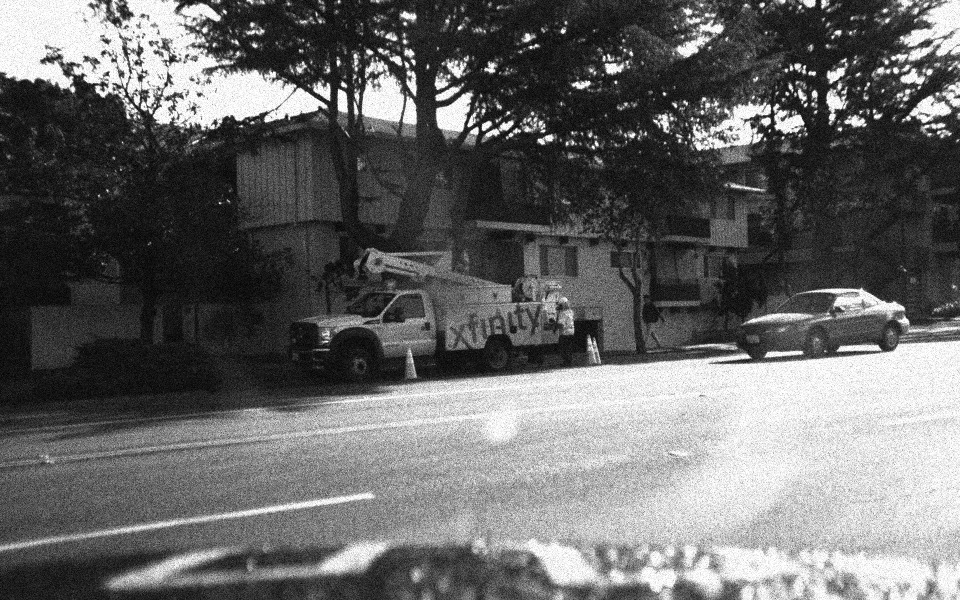
#> input picture data/udacity/img/noised/25/1478019984182279255.jpg, 1920 x 1200 px (shown at 1/2 size)
$ python -i simulateMotionBlur.py   (imports and definitions only)
#> lines starting #> are read from the running program, lines starting #| are printed output that depends on the picture; after the words box and inside, x2 and y2 are one past the last pixel; in counts of white or black regions, pixels touching at a corner belong together
#> further down, picture is the input picture: PIL image 1920x1200 L; min 0, max 255, mean 103.5
# Contact: Maik Wischow (maik.wischow@dlr.de), German Aerospace Center, Rutherfordstrasse 2, 12489 Berlin, Germany.

import numpy as np
from PIL import Image, ImageDraw, ImageFilter
from numpy.random import uniform, triangular, beta
from math import pi
from pathlib import Path
from scipy.signal import convolve
import cv2
import os

# tiny error used for nummerical stability
eps = 0.1

# [21 lines left out: functions softmax, norm, not called in this run]


def polar2z(r: np.ndarray, θ: np.ndarray) -> np.ndarray:
    """[summary]
    Takes a list of radii and angles (radians) and
    converts them into a corresponding list of complex
    numbers x + yi.
    [description]
    Arguments:
        r {np.ndarray} -- radius
        θ {np.ndarray} -- angle
    Returns:
        [np.ndarray] -- list of complex numbers r e^(i theta) as x + iy
    """
    return r * np.exp(1j * θ)


class Kernel(object):
    """[summary]
    Class representing a motion blur kernel of a given intensity.
    [description]
    Keyword Arguments:
            size {tuple} -- Size of the kernel in px times px
            (default: {(100, 100)})
            intensity {float} -- Float between 0 and 1.
            Intensity of the motion blur.
            :   0 means linear motion blur and 1 is a highly non linear
                and often convex motion blur path. (default: {0})
    Attribute:
    kernelMatrix -- Numpy matrix of the kernel of given intensity
    Properties:
    applyTo -- Applies kernel to image
               (pass as path, pillow image or np array)
    Raises:
        ValueError
    """

    def __init__(self, size: tuple = (100, 100), intensity: float=0):

        # checking if size is correctly given
        if not isinstance(size, tuple):
            raise ValueError("Size must be TUPLE of 2 positive integers")
        elif len(size) != 2 or type(size[0]) != type(size[1]) != int:
            raise ValueError("Size must be tuple of 2 positive INTEGERS")
        elif size[0] < 0 or size[1] < 0:
            raise ValueError("Size must be tuple of 2 POSITIVE integers")

        # check if intensity is float (int) between 0 and 1
        if type(intensity) not in [int, float, np.float32, np.float64]:
            raise ValueError("Intensity must be a number between 0 and 1")
        elif intensity < 0 or intensity > 1:
            raise ValueError("Intensity must be a number between 0 and 1")

        # saving args
        self.SIZE = size
        self.INTENSITY = intensity

        # deriving quantities

        # we super size first and then downscale at the end for better
        # anti-aliasing
        self.SIZEx2 = tuple([2 * i for i in size])
        self.x, self.y = self.SIZEx2

        # getting length of kernel diagonal
        self.DIAGONAL = (self.x**2 + self.y**2)**0.5

        # flag to see if kernel has been calculated already
        self.kernel_is_generated = False

    def _createPath(self):
        """[summary]
        creates a motion blur path with the given intensity.
        [description]
        Proceede in 5 steps
        1. Get a random number of random step sizes
        2. For each step get a random angle
        3. combine steps and angles into a sequence of increments
        4. create path out of increments
        5. translate path to fit the kernel dimensions
        NOTE: "random" means random but might depend on the given intensity
        """

        # first we find the lengths of the motion blur steps
        def getSteps():
            """[summary]
            Here we calculate the length of the steps taken by
            the motion blur
            [description]
            We want a higher intensity lead to a longer total motion
            blur path and more different steps along the way.
            Hence we sample
            MAX_PATH_LEN =[U(0,1) + U(0, intensity^2)] * diagonal * 0.75
            and each step: beta(1, 30) * (1 - self.INTENSITY + eps) * diagonal)
            """

            # getting max length of blur motion
            self.MAX_PATH_LEN = 0.75 * self.DIAGONAL * \
                (uniform() + uniform(0, self.INTENSITY**2))

            # getting step
            steps = []

            while sum(steps) < self.MAX_PATH_LEN:

                # sample next step
                step = beta(1, 30) * (1 - self.INTENSITY + eps) * self.DIAGONAL
                if step < self.MAX_PATH_LEN:
                    steps.append(step)

            # note the steps and the total number of steps
            self.NUM_STEPS = len(steps)
            self.STEPS = np.asarray(steps)

        def getAngles():
            """[summary]
            Gets an angle for each step
            [description]
            The maximal angle should be larger the more
            intense the motion is. So we sample it from a
            U(0, intensity * pi)
            We sample "jitter" from a beta(2,20) which is the probability
            that the next angle has a different sign than the previous one.
            """

            # same as with the steps

            # first we get the max angle in radians
            self.MAX_ANGLE = uniform(0, self.INTENSITY * pi)

            # now we sample "jitter" which is the probability that the
            # next angle has a different sign than the previous one
            self.JITTER = beta(2, 20)

            # initialising angles (and sign of angle)
            angles = [uniform(low=-self.MAX_ANGLE, high=self.MAX_ANGLE)]

            while len(angles) < self.NUM_STEPS:

                # sample next angle (absolute value)
                angle = triangular(0, self.INTENSITY *
                                   self.MAX_ANGLE, self.MAX_ANGLE + eps)

                # with jitter probability change sign wrt previous angle
                if uniform() < self.JITTER:
                    angle *= - np.sign(angles[-1])
                else:
                    angle *= np.sign(angles[-1])

                angles.append(angle)

            # save angles
            self.ANGLES = np.asarray(angles)

        # Get steps and angles
        getSteps()
        getAngles()

        # Turn them into a path
        ####

        # we turn angles and steps into complex numbers
        complex_increments = polar2z(self.STEPS, self.ANGLES)

        # generate path as the cumsum of these increments
        self.path_complex = np.cumsum(complex_increments)

        # find center of mass of path
        self.com_complex = sum(self.path_complex) / self.NUM_STEPS

        # Shift path s.t. center of mass lies in the middle of
        # the kernel and a apply a random rotation
        ###

        # center it on COM
        center_of_kernel = (self.x + 1j * self.y) / 2
        self.path_complex -= self.com_complex

        # randomly rotate path by an angle a in (0, pi)
        self.path_complex *= np.exp(1j * uniform(0, pi))

        # center COM on center of kernel
        self.path_complex += center_of_kernel

        # convert complex path to final list of coordinate tuples
        self.path = [(i.real, i.imag) for i in self.path_complex]

    def _createKernel(self, save_to: Path=None, show: bool=False):
        """[summary]
        Finds a kernel (psf) of given intensity.
        [description]
        use displayKernel to actually see the kernel.
        Keyword Arguments:
            save_to {Path} -- Image file to save the kernel to. {None}
            show {bool} -- shows kernel if true
        """

        # check if we haven't already generated a kernel
        if self.kernel_is_generated:
            return None

        # get the path
        self._createPath()

        # Initialise an image with super-sized dimensions
        # (pillow Image object)
        self.kernel_image = Image.new("RGB", self.SIZEx2)
#> self.kernel_image: PIL image 200x200 RGB; every value is 0

        # ImageDraw instance that is linked to the kernel image that
        # we can use to draw on our kernel_image
        self.painter = ImageDraw.Draw(self.kernel_image)

        # draw the path
        self.painter.line(xy=self.path, width=int(self.DIAGONAL / 150))

        # applying gaussian blur for realism
        self.kernel_image = self.kernel_image.filter(
            ImageFilter.GaussianBlur(radius=int(self.DIAGONAL * 0.01)))
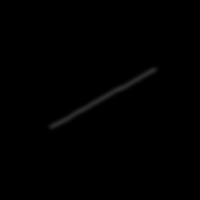
#> self.kernel_image: PIL image 200x200 RGB; min 0, max 46, mean 0.7

        # Resize to actual size
        self.kernel_image = self.kernel_image.resize(
            self.SIZE, resample=Image.LANCZOS)
#> self.kernel_image: PIL image 100x100 RGB

        # convert to gray scale
        self.kernel_image = self.kernel_image.convert("L")
#> self.kernel_image: PIL image 100x100 L

        # flag that we have generated a kernel
        self.kernel_is_generated = True

    # [24 lines left out: function displayKernel, not called in this run]

    @property
    def kernelMatrix(self) -> np.ndarray:
        """[summary]
        Kernel matrix of motion blur of given intensity.
        [description]
        Once generated, it stays the same.
        Returns:
            numpy ndarray
        """

        # generate kernel if needed
        self._createKernel()
        kernel = np.asarray(self.kernel_image, dtype=np.float32)
        kernel /= np.sum(kernel)

        return kernel

    @kernelMatrix.setter
    def kernelMatrix(self, *kargs):
        raise NotImplementedError("Can't manually set kernel matrix yet")

    def applyTo(self, image, keep_image_dim: bool = False) -> Image:
        """[summary]
        Applies kernel to one of the following:
        1. Path to image file
        2. Pillow image object
        3. (H,W,3)-shaped numpy array
        [description]
        Arguments:
            image {[str, Path, Image, np.ndarray]}
            keep_image_dim {bool} -- If true, then we will
                    conserve the image dimension after blurring
                    by using "same" convolution instead of "valid"
                    convolution inside the scipy convolve function.
        Returns:
            Image -- [description]
        """
        # calculate kernel if haven't already
        self._createKernel()

        def applyToPIL(image: Image, keep_image_dim: bool = False) -> Image:
            """[summary]
            Applies the kernel to an PIL.Image instance
            [description]
            converts to RGB and applies the kernel to each
            band before recombining them.
            Arguments:
                image {Image} -- Image to convolve
                keep_image_dim {bool} -- If true, then we will
                    conserve the image dimension after blurring
                    by using "same" convolution instead of "valid"
                    convolution inside the scipy convolve function.
            Returns:
                Image -- blurred image
            """
#> called with keep_image_dim = False
            # convert to RGB
            image = image.convert(mode="RGB")

            conv_mode = "valid"
            if keep_image_dim:
                conv_mode = "same"

            result_bands = ()

            for band in image.split():

                # convolve each band individually with kernel
                result_band = convolve(
                    band, self.kernelMatrix, mode=conv_mode).astype("uint8")

                # collect bands
                result_bands += result_band,
#> this loop made 3 passes
#> pass 1, in kernelMatrix, `kernel = np.asarray(self.kernel_image, dtype=np.float32)`:
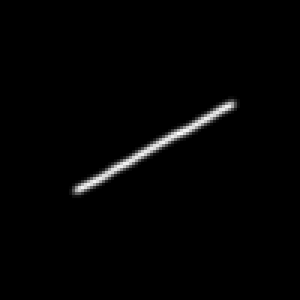
#> kernel: shape (100, 100) float32 (shown 3 times larger); min 0, max 46, mean 0.7; drawn with min black and max white
#> pass 1, in kernelMatrix, `kernel /= np.sum(kernel)`:
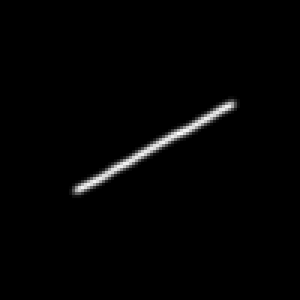
#> kernel: shape (100, 100) float32 (shown 3 times larger); 3.47% of pixels changed, all inside (x1, y1, x2, y2) = (23, 32, 80, 66); drawn with min black and max white
#> pass 1, in applyToPIL, `result_band = convolve( band, self.kernelMatrix, mode=conv_mode).astyp..`:
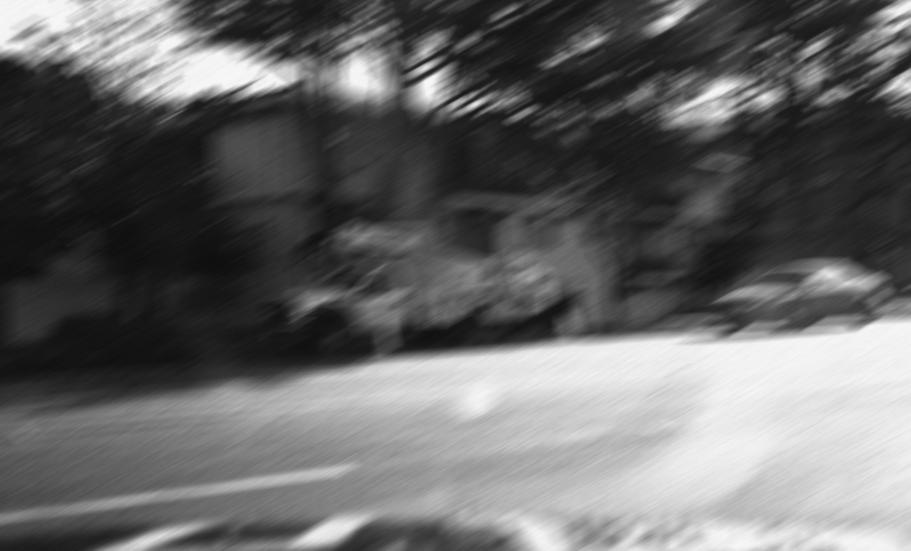
#> result_band: shape (1101, 1821) (shown at 1/2 size); min 13, max 248, mean 102.8

            # stack bands back together
            result = np.dstack(result_bands)

            # Get image
            return Image.fromarray(result)

        # If image is Path
        if isinstance(image, str) or isinstance(image, Path):

            # open image as Image class
            image_path = Path(image)
            image = Image.open(image_path)

            return applyToPIL(image, keep_image_dim)

        elif isinstance(image, Image.Image):

            # apply kernel
            return applyToPIL(image, keep_image_dim)

        elif isinstance(image, np.ndarray):

            # ASSUMES we have an array of the form (H, W, 3)
            ###

            # initiate Image object from array
            image = Image.fromarray(image)

            return applyToPIL(image, keep_image_dim)

        else:

            raise ValueError("Cannot apply kernel to this type.")

# [57 lines left out: functions generateMotionBlurKernel, addMotionBlur, not called in this run]


# [17 lines of commented-out code are left out]

>>> from PIL import Image
>>> picture = Image.open('../../data/udacity/img/noised/25/1478019984182279255.jpg')
>>> result = Kernel().applyTo(picture)

$ run again, on data/udacity/img/noised/25/1478020193690486111.jpg
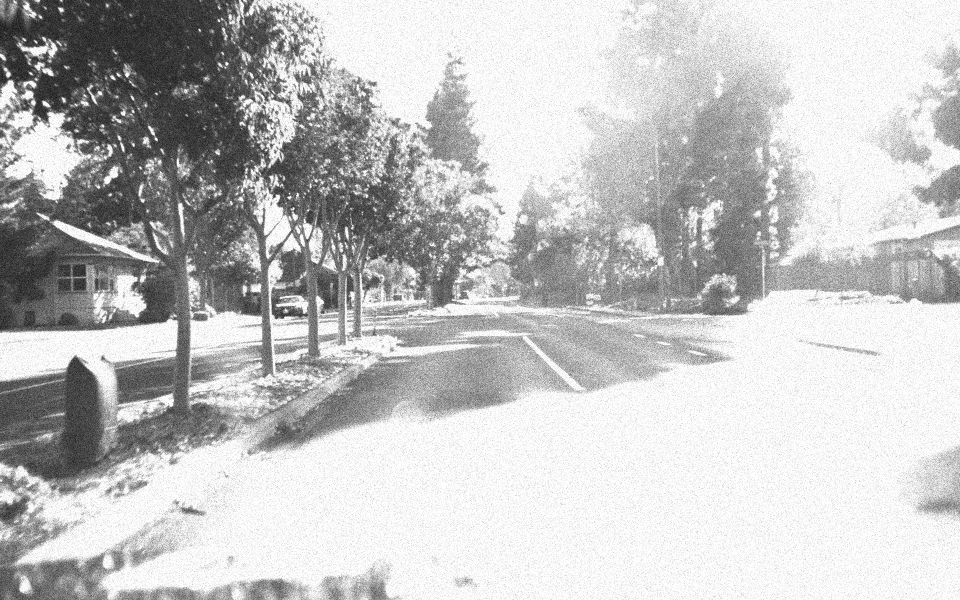
#> input picture data/udacity/img/noised/25/1478020193690486111.jpg, 1920 x 1200 px (shown at 1/2 size)
#> picture is the input picture: PIL image 1920x1200 L; min 0, max 255, mean 194.1
#> the loop in applyToPIL, `for band in image.split():` made 3 passes
#> pass 1, in applyToPIL, `result_band = convolve( band, self.kernelMatrix, mode=conv_mode).astyp..`:
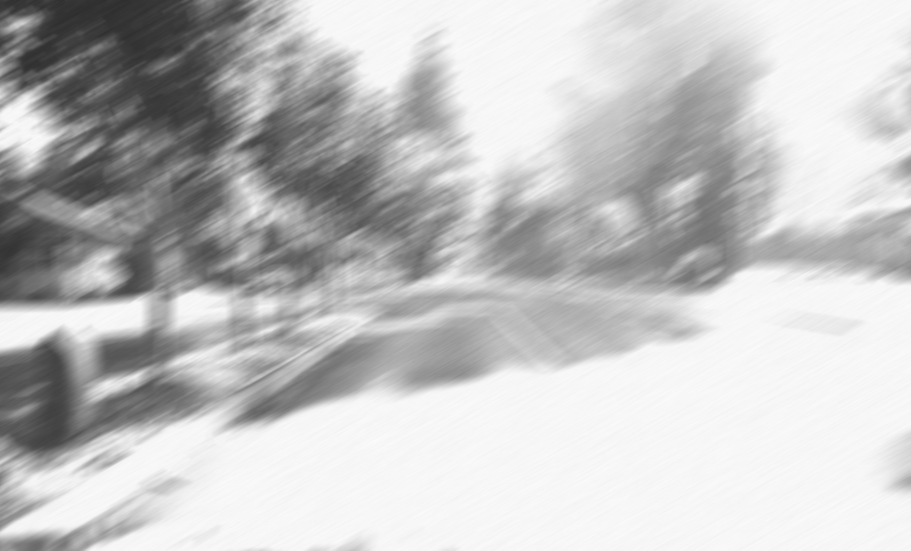
#> result_band: shape (1101, 1821) (shown at 1/2 size); min 46, max 251, mean 193.5

$ run again, on data/udacity/img/noised/25/1478020194190078499.jpg
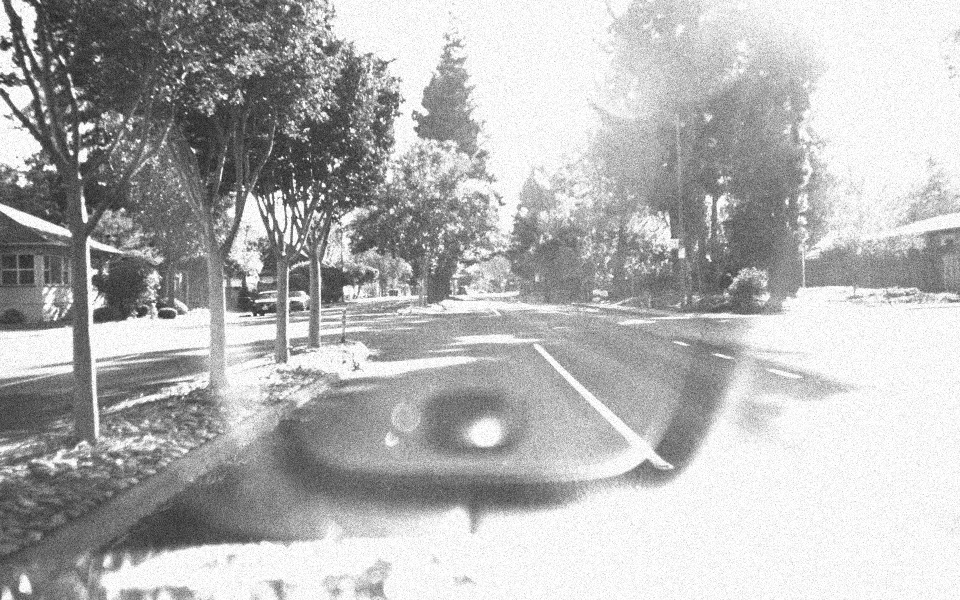
#> input picture data/udacity/img/noised/25/1478020194190078499.jpg, 1920 x 1200 px (shown at 1/2 size)
#> picture is the input picture: PIL image 1920x1200 L; min 0, max 255, mean 179.8
#> the loop in applyToPIL, `for band in image.split():` made 3 passes
#> pass 1, in applyToPIL, `result_band = convolve( band, self.kernelMatrix, mode=conv_mode).astyp..`:
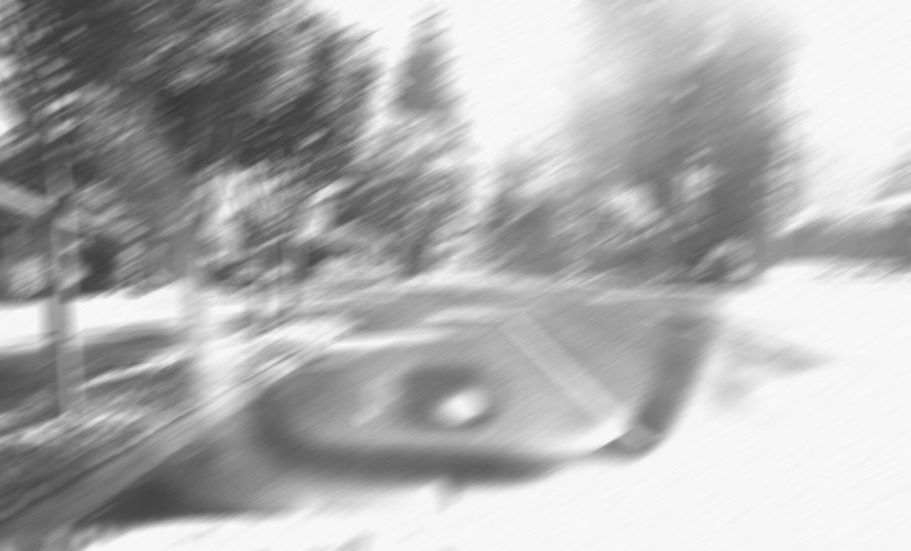
#> result_band: shape (1101, 1821) (shown at 1/2 size); min 55, max 250, mean 175.8

$ run again, on data/udacity/img/noised/25/1478020194690266730.jpg
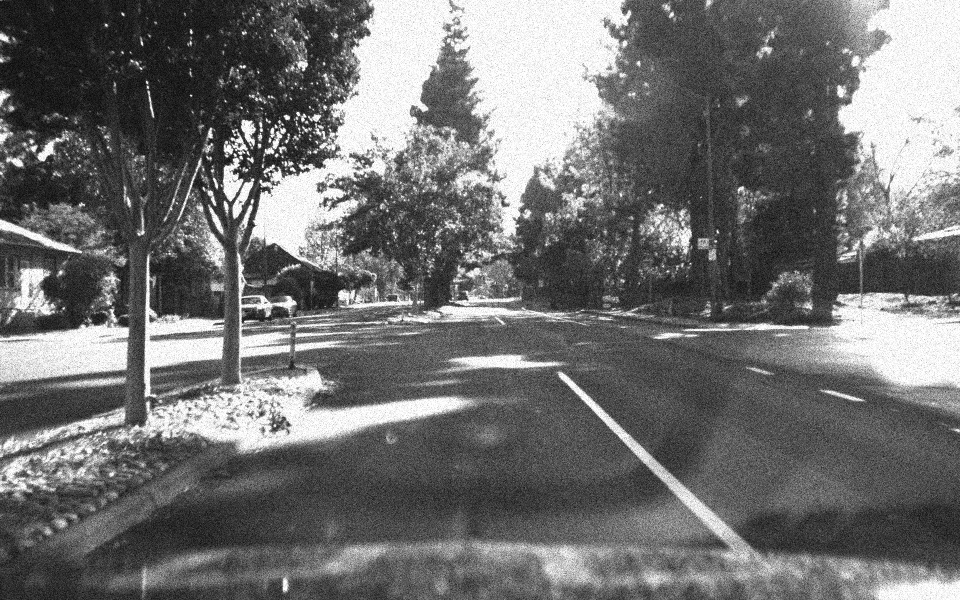
#> input picture data/udacity/img/noised/25/1478020194690266730.jpg, 1920 x 1200 px (shown at 1/2 size)
#> picture is the input picture: PIL image 1920x1200 L; min 0, max 255, mean 112.5
#> the loop in applyToPIL, `for band in image.split():` made 3 passes
#> pass 1, in applyToPIL, `result_band = convolve( band, self.kernelMatrix, mode=conv_mode).astyp..`:
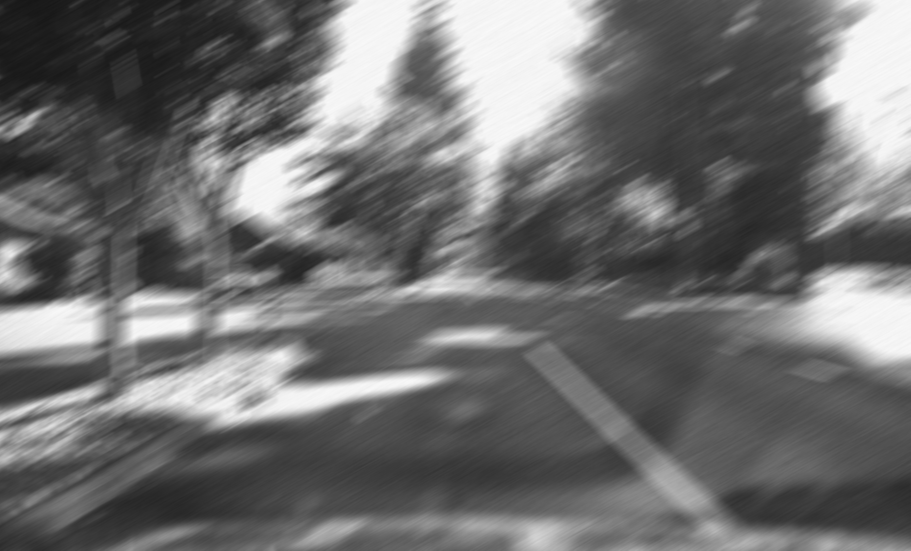
#> result_band: shape (1101, 1821) (shown at 1/2 size); min 23, max 249, mean 110.7
